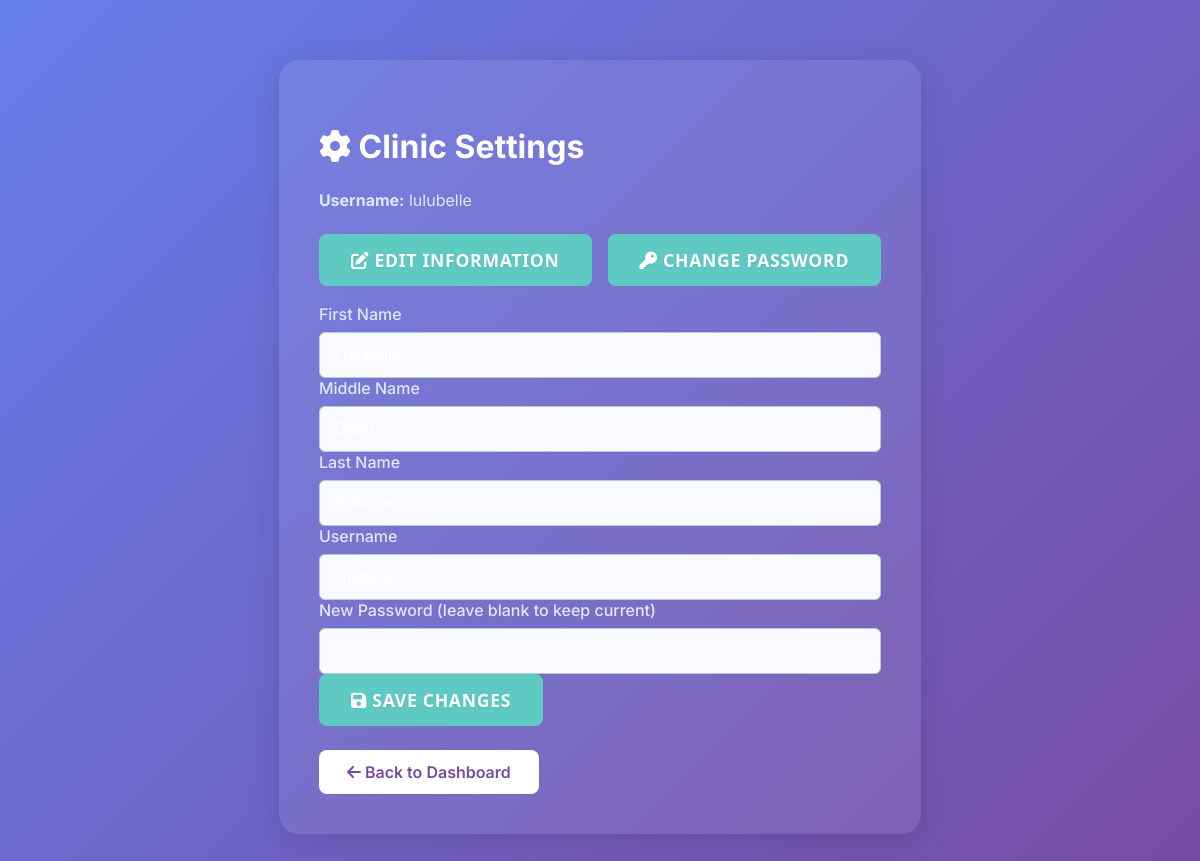
Page /clinic_settings.php (signed in) on the committed database.
### tables this page shows
CREATE TABLE `clinic_staff` (
  `clinic_id` bigint(20) NOT NULL,
  `first_name` varchar(100) NOT NULL,
  `middle_name` varchar(100) DEFAULT NULL,
  `last_name` varchar(100) NOT NULL,
  `username` varchar(100) NOT NULL,
  `password` varchar(255) NOT NULL
);

### clinic_settings.php (the view, shortened to what this page needs)
<?php
require 'includes/db.php';
$clinic_id = $_SESSION['clinic_id'];
$sql = "SELECT first_name, middle_name, last_name, username FROM clinic_staff WHERE clinic_id = ?";
$stmt = $conn->prepare($sql);
$stmt->bind_param('i', $clinic_id);
$stmt->execute();
$clinic = $stmt->get_result()->fetch_assoc();
?>
<!DOCTYPE html>
<html lang="en">
<head>
    <link rel="stylesheet" href="css/style.css">
    <link rel="stylesheet" href="https://cdnjs.cloudflare.com/ajax/libs/font-awesome/6.4.0/css/all.min.css">
</head>
<body>
    <div class="container">
        <h2><i class="fa fa-cog"></i> Clinic Settings</h2>
        <div class="profile-info">
            <span><b>Username:</b> <?php echo htmlspecialchars($clinic['username']); ?></span>
        </div>
        <div style="display:flex; gap:16px; margin-bottom:18px;">
            <button type="button" class="btn" onclick="enableEdit()"><i class="fa fa-edit"></i> Edit Information</button>
            <button type="button" class="btn" onclick="focusPassword()"><i class="fa fa-key"></i> Change Password</button>
        </div>
        <form method="post" id="settingsForm">
            <label for="first_name">First Name</label>
            <input type="text" name="first_name" id="first_name" value="<?php echo htmlspecialchars($clinic['first_name']); ?>" required readonly>
            <label for="middle_name">Middle Name</label>
            <input type="text" name="middle_name" id="middle_name" value="<?php echo htmlspecialchars($clinic['middle_name']); ?>" readonly>
            <label for="last_name">Last Name</label>
            <input type="text" name="last_name" id="last_name" value="<?php echo htmlspecialchars($clinic['last_name']); ?>" required readonly>
            <label for="username">Username</label>
            <input type="text" name="username" id="username" value="<?php echo htmlspecialchars($clinic['username']); ?>" required readonly>
            <label for="password">New Password (leave blank to keep current)</label>
            <input type="password" name="password" id="password" autocomplete="new-password" readonly>
            <button type="submit" class="btn"><i class="fa fa-save"></i> Save Changes</button>
        </form>
        <a href="clinic_dashboard.php" class="btn-back"><i class="fa fa-arrow-left"></i> Back to Dashboard</a>
    </div>
</body>
</html>

### css/style.css (style rules this page uses)
body { margin: 0; padding: 0; font-family: 'Segoe UI', Arial, sans-serif; background: url('../assets/pdmhs_campus.jpg') no-repeat center center fixed; background-size: cover; min-height: 100vh; display: flex; align-items: center; justify-content: center; }
input[type="text"], input[type="password"] { width: 100%; padding: 12px 14px; border: 1.5px solid #b5cfd2; border-radius: 6px; font-size: 1.05rem; margin-bottom: 0; box-sizing: border-box; background: #f8fafd; transition: border 0.2s, box-shadow 0.2s; }
.btn, .signin-btn, .quick-actions-list button, .search-bar button { font-family: 'Segoe UI', Arial, sans-serif; font-size: 1.18rem; font-weight: 700; letter-spacing: 0.04em; border-radius: 8px; outline: none; box-shadow: 0 2px 8px rgba(95,201,196,0.08); transition: background 0.2s, box-shadow 0.2s, border 0.2s; min-height: 48px; min-width: 120px; padding: 14px 0; border: none; cursor: pointer; display: inline-block; text-align: center; text-transform: uppercase; text-shadow: 0 1px 2px rgba(0,0,0,0.08); margin-left: auto; margin-right: auto; }

### clinic_settings.php (style rules this page uses)
body { background: linear-gradient(135deg, #667eea 0%, #764ba2 100%); font-family: 'Inter', sans-serif; color: #fff; }
.container { max-width: 600px; margin: 60px auto; background: rgba(255,255,255,0.08); border-radius: 20px; box-shadow: 0 8px 32px rgba(0,0,0,0.12); padding: 40px; }
h2 { font-size: 2rem; margin-bottom: 24px; }
label { display: block; margin-bottom: 8px; font-weight: 500; color: #e0e7ff; }
input { width: 100%; padding: 12px; border-radius: 8px; border: 1px solid rgba(255,255,255,0.2); background: rgba(255,255,255,0.12); color: #fff; margin-bottom: 18px; font-size: 1rem; }
.btn { background: #5fc9c4; color: #fff; border: none; border-radius: 8px; padding: 14px 32px; font-size: 1.1rem; font-weight: 600; cursor: pointer; transition: background 0.2s; }
.profile-info { margin-bottom: 24px; }
.profile-info span { display: block; margin-bottom: 6px; color: #e0e7ff; }
a.btn-back { display: inline-block; margin-top: 24px; background: #fff; color: #764ba2; padding: 12px 28px; border-radius: 8px; font-weight: 600; text-decoration: none; transition: background 0.2s; }

### rows in the picture
clinic_staff: username "lulubelle", first_name "Lulubelle", middle_name "Gapit", last_name "Gabasa"
